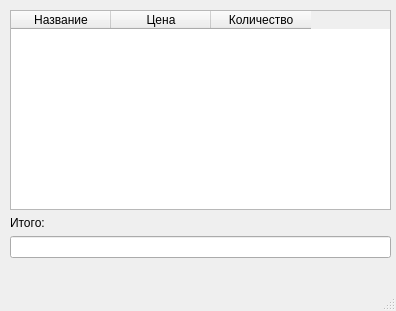
<?xml version="1.0" encoding="UTF-8"?>
<ui version="4.0">
 <class>MainWindow</class>
 <widget class="QMainWindow" name="MainWindow">
  <property name="geometry">
   <rect>
    <x>0</x>
    <y>0</y>
    <width>396</width>
    <height>311</height>
   </rect>
  </property>
  <property name="sizePolicy">
   <sizepolicy hsizetype="Fixed" vsizetype="Fixed">
    <horstretch>0</horstretch>
    <verstretch>0</verstretch>
   </sizepolicy>
  </property>
  <property name="windowTitle">
   <string>MainWindow</string>
  </property>
  <widget class="QWidget" name="centralwidget">
   <widget class="QWidget" name="">
    <property name="geometry">
     <rect>
      <x>10</x>
      <y>10</y>
      <width>381</width>
      <height>248</height>
     </rect>
    </property>
    <layout class="QGridLayout" name="gridLayout">
     <item row="0" column="0">
      <widget class="QTableWidget" name="tableWidget">
       <property name="rowCount">
        <number>0</number>
       </property>
       <property name="columnCount">
        <number>3</number>
       </property>
       <column>
        <property name="text">
         <string>Название</string>
        </property>
       </column>
       <column>
        <property name="text">
         <string>Цена</string>
        </property>
       </column>
       <column>
        <property name="text">
         <string>Количество</string>
        </property>
       </column>
      </widget>
     </item>
     <item row="1" column="0">
      <widget class="QLabel" name="label">
       <property name="text">
        <string>Итого:</string>
       </property>
      </widget>
     </item>
     <item row="2" column="0">
      <widget class="QLineEdit" name="bill"/>
     </item>
    </layout>
   </widget>
  </widget>
  <widget class="QMenuBar" name="menubar">
   <property name="geometry">
    <rect>
     <x>0</x>
     <y>0</y>
     <width>396</width>
     <height>26</height>
    </rect>
   </property>
  </widget>
  <widget class="QStatusBar" name="statusbar"/>
 </widget>
 <resources/>
 <connections/>
</ui>
